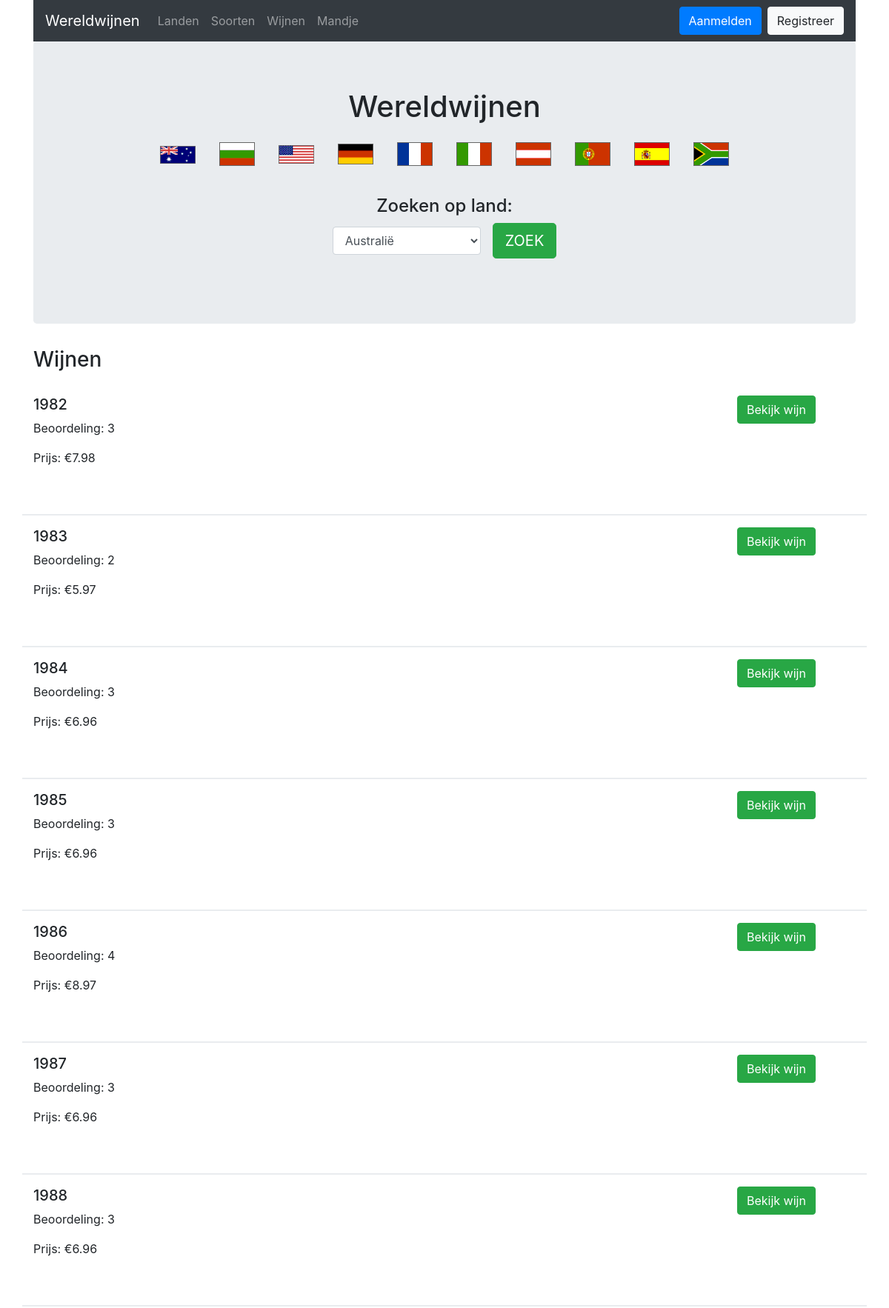
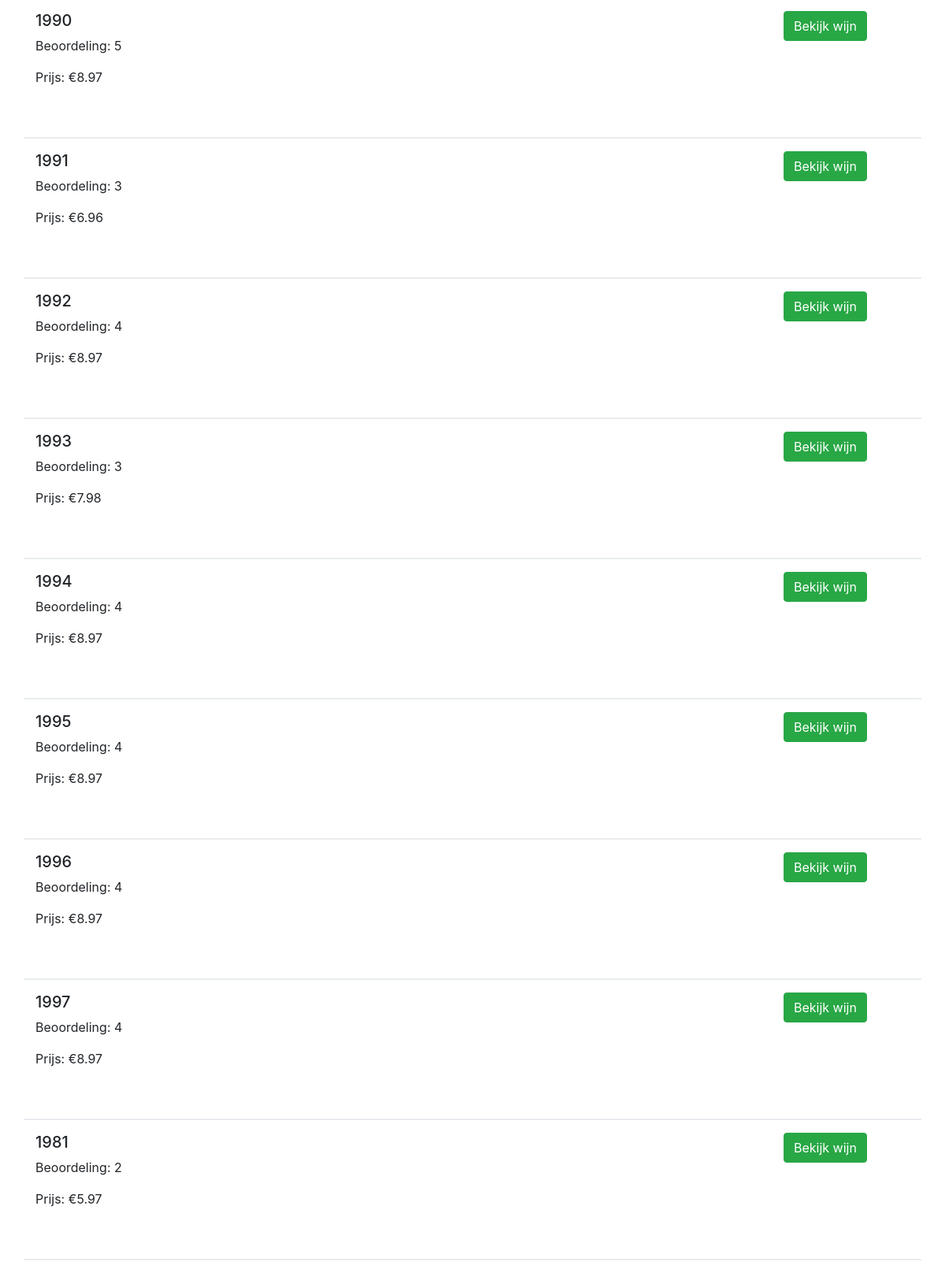
Screenshot of /wijnen.php (upper part) with the database file from the repository (2 pictures, top to bottom).
### tables this page shows
CREATE TABLE landen (
  id int unsigned NOT NULL,
  naam varchar(50) NOT NULL,
  versie int unsigned not null default 0,
  PRIMARY KEY (id) USING BTREE,
  UNIQUE KEY Land(naam) USING BTREE
);

CREATE TABLE wijnen (
  id int unsigned NOT NULL AUTO_INCREMENT,
  soortid int unsigned NOT NULL,
  jaar smallint unsigned NOT NULL,
  beoordeling tinyint unsigned NOT NULL,
  prijs decimal(9,2) NOT NULL,
  inBestelling int unsigned NOT NULL,
  versie int unsigned not null default 0,
  PRIMARY KEY (id) USING BTREE,
  KEY FK_wijnen_soorten(soortid) USING BTREE,
  CONSTRAINT FK_wijnen_soorten FOREIGN KEY (soortid) REFERENCES soorten(id)
);

### lib/Template.php (called while the page is built, shortened)
<?php
    class Template {
        protected $template_path;
        public function __construct($template_path) {
            $this->template_path = $template_path;
        }
        public function __toString() {
            include basename($this->template_path);
            return ob_get_clean();
        }
    }
?>

### database/Database.php (called while the page is built)
<?php
    class Database {
        private $host = DB_HOST;
        private $user = DB_USER;
        private $password = DB_PASSWORD;
        private $name = DB_NAME;
        protected function connect() {
            $dbConnection = "mysql:host=" . $this->host . ";dbname=" . $this->name;
            $options = array(
                PDO::ATTR_EMULATE_PREPARES => false,
                PDO::ATTR_PERSISTENT => true,
                PDO::ATTR_ERRMODE => PDO::ERRMODE_EXCEPTION,
                PDO::ATTR_DEFAULT_FETCH_MODE => PDO::FETCH_OBJ
            );
            try {
                $pdo = new PDO($dbConnection, $this->user, $this->password, $options);
                return $pdo;
            } catch (PDOException $e) {
                $this->error = $e->getMessage();
            }
        }
    }
?>

### src/repositories/LandRepository.php (called while the page is built, shortened)
<?php
    class LandRepository extends Database {
        protected function findAll() {
            $sql = "SELECT * FROM landen";
            $stmt = $this->connect()->prepare($sql);
            $stmt->execute();
            return $stmt->fetchAll();
        }
    }
?>

### src/views/LandView.php (called while the page is built, shortened)
<?php
    class LandView extends LandRepository {
        public function getLanden() {
            return $this->findAll();
        }
    }
?>

### includes/autoloader.php (called while the page is built, shortened)
<?php
    function Autoloader($classname) {
        $url = $_SERVER['HTTP_HOST'] . $_SERVER['REQUEST_URI'];
        $path = "src/domain/";
        $extention = ".php";
        if ($classname == "Database") {
            $path = "database/";
        }
        else if ($classname == "Template") {
            $path = "lib/";
        }
        else if ($classname == "Mandje") {
            $path = "src/sessions/";
        }
        else if (strpos($classname, "View")) {
            $path = "src/views/";
        }
        else if (strpos($classname, "Controller")) {
            $path = "src/controllers/";
        }
        else if (strpos($classname, "Repository")) {
            $path = "src/repositories/";
        }
        $fullPath = $path . $classname . $extention;
    }
?>

### src/repositories/WijnRepository.php (called while the page is built, shortened)
<?php
    class WijnRepository extends Database {
        protected function findAllWithPagination($startAt, $perPage) {
            $sql = "SELECT * FROM wijnen ORDER BY id ASC LIMIT :startAt, :perPage";
            $stmt = $this->connect()->prepare($sql);
            $stmt->bindParam(":startAt", $startAt);
            $stmt->bindParam(":perPage", $perPage);
            $stmt->execute();
            return $stmt->fetchAll();
        }
    }
?>

### src/views/WijnView.php (called while the page is built, shortened)
<?php
    class WijnView extends WijnRepository {
        public function getWijnenWithPagination($startAt, $perPage) {
            return $this->findAllWithPagination($startAt, $perPage);
        }
    }
?>

### templates/wijnenoverzicht.php (the view, shortened to what this page needs)
<?php include 'includes/header-w-subheader.php'; ?>
        <h3 class="title"><?php echo $title; ?></h3>
        <?php
            if ($wijnen != null) {
            foreach($wijnen as $wijn): ?>
            <div class="row marketing">
                <div class="col-md-10">
                <h5><?php echo $wijn->jaar; ?></h5>
                <p>Beoordeling: <?php echo $wijn->beoordeling; ?></p>
                <p>Prijs: €<?php echo $wijn->prijs; ?></p>
                <br><br>
                </div>
                <div class="col-md-2">
                    <a href="wijn.php?id=<?php echo $wijn->id; ?>" class="btn btn-success">Bekijk wijn</a>
                </div>
            </div>
        <?php
            endforeach;
            }
        ?>
<?php include 'includes/footer.php'; ?>

### templates/includes/header-w-subheader.php (shortened to what this page needs)
<!DOCTYPE html>
<html lang="en">
<head>
    <link rel="stylesheet" href="https://use.fontawesome.com/releases/v5.12.0/css/all.css">
    <link href="https://stackpath.bootstrapcdn.com/bootstrap/4.4.1/css/bootstrap.min.css" rel="stylesheet">
    <link rel="stylesheet" href="css/style.css">
</head>
<body>
    <div class="container">
      <div class="header">
        <nav class="navbar navbar-expand-md navbar-dark bg-dark">
        <a class="navbar-brand" href="index.php">Wereldwijnen</a>
        <div class="container-inline">
            <ul class="navbar-nav mr-auto">
                <li class="nav-item">
                    <a class="nav-link" href="./landen.php">Landen</a>
                </li>
                <li class="nav-item">
                    <a class="nav-link" href="./soorten.php">Soorten</a>
                </li>
                <li class="nav-item">
                    <a class="nav-link" href="./wijnen.php">Wijnen</a>
                </li>
                <li class="nav-item">
                    <a class="nav-link" href="./mandje.php">Mandje</a>
                </li>
            </ul>
        </div>
        <div class="navbar-nav ml-auto navbar-login-logout">
            <?php
                if (isset($_SESSION["usedId"])) {
                    echo '
                    <form method="post" action="./logout.php">
                        <input class="btn btn-danger" type="submit" value="Afmelden">
                    </form>
                    ';
                } else {
                    echo '
                    <a class="btn btn-primary btn-login" href="./login.php">Aanmelden</a>
                    <a class="btn btn-light" href="signup.php">Registreer</a>
                    ';
                }
            ?>
        </div>
      </div>
      <div class="jumbotron">
        <h1>Wereldwijnen</h1>
        <ul class="menu-flags">
            <?php foreach($landenHeader as $landHeader): ?>
                <li><a href="<?php echo "index.php?land=" . $landHeader->id; ?>"><img src="<?php echo './images/' . $landHeader->id . '.png'; ?>"></a></li>
            <?php endforeach; ?>
        </ul>
        <br>
        <h4>Zoeken op land: </h4>
        <form class="form" action="index.php" method="GET">
            <select id="selection" name="land" class="form-control" style="width:200px;">
                <?php foreach($landenHeader as $landHeader): ?>
                    <option class="option-flag" style="background-image:url(<?php echo './images/' . $landHeader->id . '.png'; ?>);" value="<?php echo $landHeader->id; ?>"><?php echo $landHeader->naam; ?></option>
                <?php endforeach; ?>
            </select>
            <br>
            <button type="submit" class="btn btn-lg btn-success">ZOEK</button>
        </form>
        <br>
    </div>

### css/style.css (style rules this page uses)
.jumbotron h1, .jumbotron h2, .jumbotron h3, .jumbotron h4, .jumbotron h5, .form { display: flex; justify-content: center; align-items: center; }
.menu-flags { display: flex; justify-content: center; align-items: center; list-style: none; margin: 0; padding: 0; }
li { float: left; }
.menu-flags li { display: block; text-align: center; padding: 16px; text-decoration: none; }
.menu-flags li img { width: 3rem; }
.form > .btn { margin-left: 1rem; }
.title { margin-bottom: 2rem; }
.row.marketing { border-bottom: solid 2px #e9ecef; margin-bottom: 1rem; }
.btn-login { margin-right: 0.5rem; }

### rows the page displays
landen: shows a picture
landen: shows a picture
landen: shows a picture
landen: shows a picture
landen: shows a picture
landen: shows a picture
landen: shows a picture
landen: shows a picture
landen: shows a picture
landen: shows a picture
wijnen: jaar "1982", beoordeling "3", prijs "7.98"
wijnen: jaar "1983", beoordeling "2", prijs "5.97"
wijnen: jaar "1984", beoordeling "3", prijs "6.96"
wijnen: jaar "1985", beoordeling "3", prijs "6.96"
wijnen: jaar "1986", beoordeling "4", prijs "8.97"
wijnen: jaar "1987", beoordeling "3", prijs "6.96"
wijnen: jaar "1988", beoordeling "3", prijs "6.96"
wijnen: jaar "1990", beoordeling "5", prijs "8.97"
wijnen: jaar "1991", beoordeling "3", prijs "6.96"
wijnen: jaar "1992", beoordeling "4", prijs "8.97"
wijnen: jaar "1993", beoordeling "3", prijs "7.98"
wijnen: jaar "1994", beoordeling "4", prijs "8.97"
wijnen: jaar "1995", beoordeling "4", prijs "8.97"
wijnen: jaar "1996", beoordeling "4", prijs "8.97"
wijnen: jaar "1997", beoordeling "4", prijs "8.97"
wijnen: jaar "1981", beoordeling "2", prijs "5.97"

### other values shown
$title "Wijnen"
form field land "Australië"
